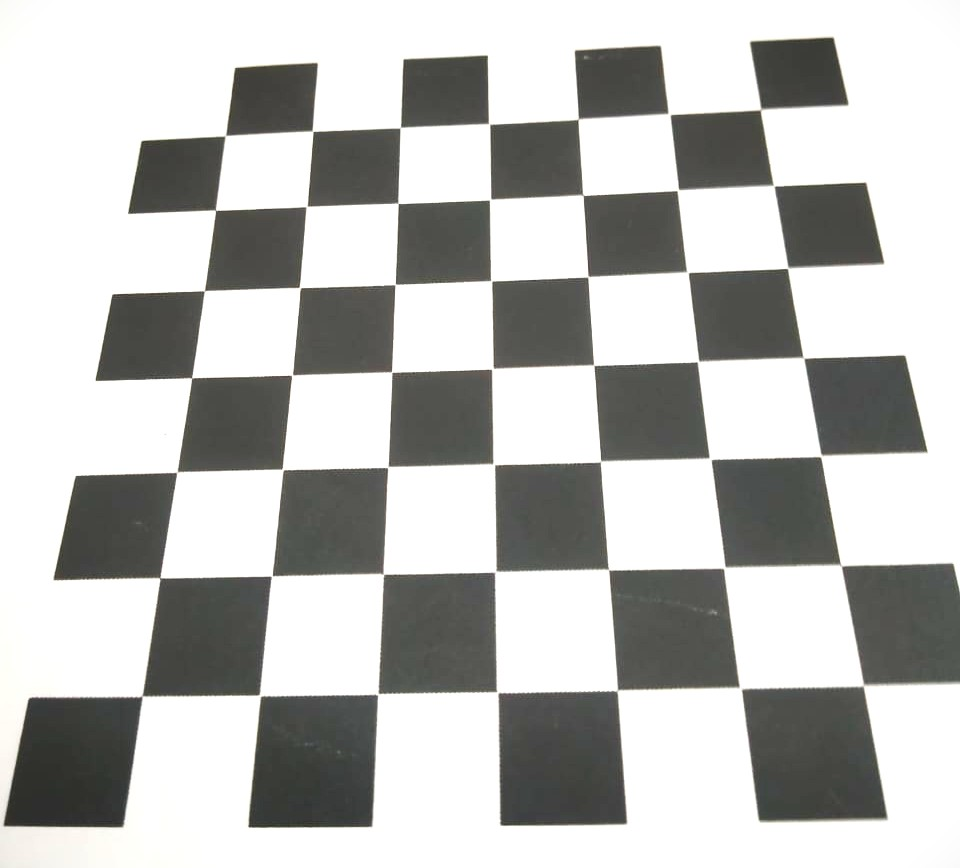
#> input picture images/pic 2.jpg, 960 x 868 px; its folder holds only this picture in this run
$ python main.py
#> lines starting #> are read from the running program, lines starting #| are printed output that depends on the picture; after the words box and inside, x2 and y2 are one past the last pixel; in counts of white or black regions, pixels touching at a corner belong together; long printed decimals are rounded
import cv2
import numpy as np
import os


class CameraCalibrator:
    def __init__(self, folder, size, square, target=(800, 800), show=True, opencv=True):
        self.folder = folder
        self.size = size
        self.square = square
        self.target = target
        self.show = show
        self.opencv = opencv
        self.objp = np.zeros((size[0] * size[1], 3), np.float32)
        self.objp[:, :2] = np.mgrid[0:size[0], 0:size[1]].T.reshape(-1, 2)
        self.objp *= square
        self.objpoints = []
        self.imgpoints = []

    def find_corners(self, img):
        gray = cv2.cvtColor(img, cv2.COLOR_BGR2GRAY)
        return cv2.findChessboardCorners(gray, self.size,
                                         cv2.CALIB_CB_ADAPTIVE_THRESH + cv2.CALIB_CB_FAST_CHECK + cv2.CALIB_CB_NORMALIZE_IMAGE)

    def calibrate_opencv(self, images):
        detected = 0
        for fname in images:
            img = cv2.imread(fname)
            if img is None:
                continue
            img = cv2.resize(img, self.target, interpolation=cv2.INTER_AREA)
            ret, corners = self.find_corners(img)
            if ret:
                detected += 1
                gray = cv2.cvtColor(img, cv2.COLOR_BGR2GRAY)
                corners = cv2.cornerSubPix(gray, corners, (11, 11), (-1, -1),
                                           (cv2.TERM_CRITERIA_EPS + cv2.TERM_CRITERIA_MAX_ITER, 30, 0.001))
                self.objpoints.append(self.objp)
                self.imgpoints.append(corners)
                if self.show:
                    cv2.drawChessboardCorners(img, self.size, corners, ret)
                    cv2.imshow('Corners', img)
                    cv2.waitKey(500)
        cv2.destroyAllWindows()

        if detected == 0:
            return

        ret, mtx, dist, rvecs, tvecs = cv2.calibrateCamera(self.objpoints, self.imgpoints, self.target, None, None)
        if not ret:
            return

        print("\n=== Intrinsic Parameters (Camera Matrix) ===\n", mtx)

        for i, (rvec, tvec) in enumerate(zip(rvecs, tvecs)):
            R, _ = cv2.Rodrigues(rvec)
            print(f"Rotation matrix for image {i + 1}:\n", R)
            print(f"Translation vector for image {i + 1}:\n", tvec)

        return mtx, dist, rvecs, tvecs

    def calibrate_manual(self, images):
        detected = 0
        for fname in images:
            img = cv2.imread(fname)
#> img is the input picture: shape (868, 960, 3); mean B, G, R 185.7, 187.8, 187.4
            if img is None:
                continue
            img = cv2.resize(img, self.target, interpolation=cv2.INTER_AREA)
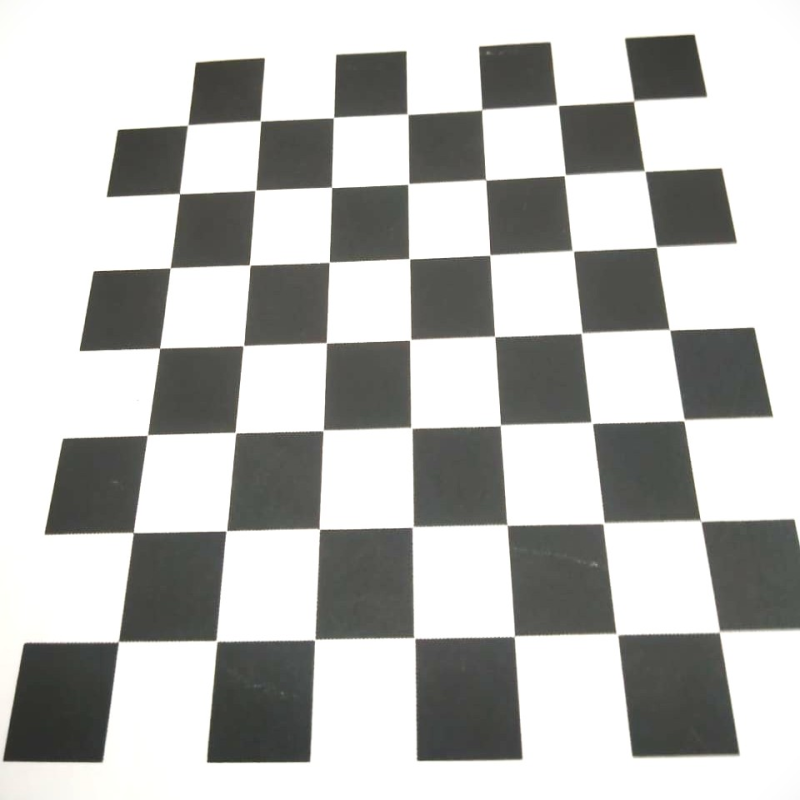
#> img: shape (800, 800, 3); mean B, G, R 185.7, 187.8, 187.4
            ret, corners = self.find_corners(img)
#> ret = True; corners = 42 rows, first 8: [634.5, 100], [645, 171], [657, 247.5], [669.5, 329.5], [684, 420.5], [699.5, 521.7], [720, 633], [556, 105]
            if ret:
                detected += 1
                gray = cv2.cvtColor(img, cv2.COLOR_BGR2GRAY)
                corners = cv2.cornerSubPix(gray, corners, (11, 11), (-1, -1),
                                           (cv2.TERM_CRITERIA_EPS + cv2.TERM_CRITERIA_MAX_ITER, 30, 0.001))
#> corners = 42 rows, first 8: [633.7, 100.8], [644.6, 171.1], [656.4, 246.9], [669.5, 329.7], [683.9, 420.2], [700.6, 520.9], [719.4, 631.8], [557.6, 105.1]
                self.objpoints.append(self.objp)
                self.imgpoints.append(corners)
                if self.show:
                    cv2.drawChessboardCorners(img, self.size, corners, ret)
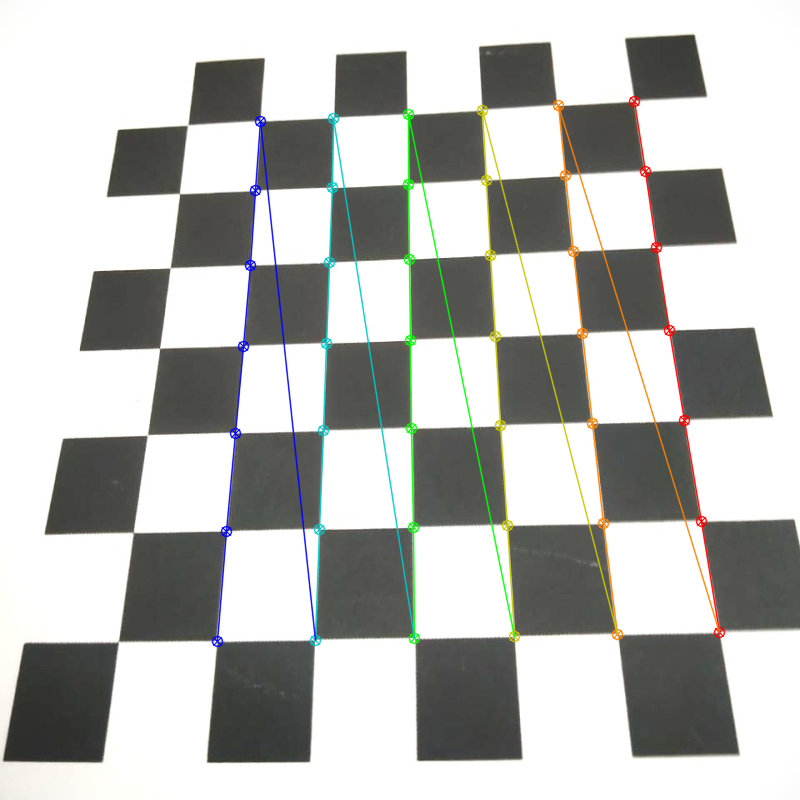
#> img: shape (800, 800, 3); 3.24% of pixels changed, all inside (x1, y1, x2, y2) = (211, 95, 726, 648)
                    cv2.imshow('Corners', img)
                    cv2.waitKey(500)
        cv2.destroyAllWindows()

        if detected == 0:
            return

        imgpoints = np.array(self.imgpoints, dtype=np.float32)
        objpoints = np.array(self.objpoints, dtype=np.float32)
        h, w = self.target
        K = np.eye(3)
        K[0, 2] = w / 2
        K[1, 2] = h / 2
        focal = 1
        K[0, 0] = focal
        K[1, 1] = focal

        rvecs = []
        tvecs = []

        for i, corners in enumerate(self.imgpoints):
            ret, rvec, tvec = cv2.solvePnP(self.objpoints[i], corners, K, None)
            if ret:
                rvecs.append(rvec)
                tvecs.append(tvec)
                R, _ = cv2.Rodrigues(rvec)
                print(f"Rotation matrix for image {i + 1}:\n", R)
                print(f"Translation vector for image {i + 1}:\n", tvec)
#> this loop made 1 pass
#> (ret, rvec, tvec) on pass 1: (True, [-0.000362, 0.000448, 1.55], [30.49, -37.52, 0.129])
#| Rotation matrix for image 1:
#|  [[ 1.90715999e-02 -9.99818119e-01  5.96477056e-05]
#|  [ 9.99817986e-01  1.90716282e-02  5.16631690e-04]
#|  [-5.17675304e-04  4.97838560e-05  9.99999865e-01]]
#| Translation vector for image 1:
#|  [[ 30.491]
#|  [-37.520]
#|  [  0.1289  ]]
#> after the loop, rvecs = [[-0.000362, 0.000448, 1.55]]; tvecs = [[30.49, -37.52, 0.129]]

        print("\n=== Intrinsic Parameters (Camera Matrix) ===\n", K)
        print("\nNo distortion coefficients")

        return K, rvecs, tvecs

    def calibrate(self):
        images = [os.path.join(self.folder, f) for f in os.listdir(self.folder) if f.endswith(('.jpg', '.png'))]

        if self.opencv:
            return self.calibrate_opencv(images)
        else:
            return self.calibrate_manual(images)


if __name__ == "__main__":
    print("Create by Etcharla Revanth Rao and Swarnava Bose")

    folder = "images"
    size = (7, 6)
    square = 10
    opencv = False

    calibrator = CameraCalibrator(folder, size, square, opencv=opencv)
    calibrator.calibrate()
